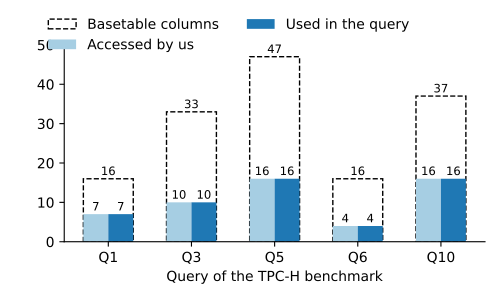

Python code for this plot:
#!/usr/bin/env python3

import os
import matplotlib
import matplotlib.pyplot as plt
import numpy as np

import statistics

# Use TrueType fonts instead of Type 3 fonts
# Type 3 fonts embed bitmaps and are not allowed in camera-ready submissions
# for many conferences. TrueType fonts look better and are accepted.
matplotlib.rcParams['pdf.fonttype'] = 42
matplotlib.rcParams['ps.fonttype'] = 42

matplotlib.rcParams['figure.figsize'] = 5, 3


def parse_data(f: str):
    with open(f, "r") as f:
        counts = []
        curr_count = 0
        for line in f:
            l = line.strip()
            if l.isnumeric():
                counts.append(curr_count)
                curr_count = 0
            else:
                curr_count += 1
        counts.append(curr_count)
        return counts[1:]


column_counts = {
    "customer": 8,
    "orders": 9,
    "partsupp": 5,
    "supplier": 7,
    "part": 9,
    "nation": 4,
    "region": 3,
    "lineitem": 16
}

counts = parse_data("../data/partial_loading.txt")

used_tables = [["lineitem"], ["customer", "orders", "lineitem"],
               [
                   "customer", "orders", "lineitem", "supplier", "nation",
                   "region"
               ], ["lineitem"], ["customer", "orders", "lineitem", "nation"]]

mentioned_columns = [7, 10, 16, 4, 16]

all_columns = [sum(map(lambda x: column_counts[x], l)) for l in used_tables]

# Color palette
light_gray = "#cacaca"
dark_gray = "#827b7b"
light_blue = "#a6cee3"
dark_blue = "#1f78b4"
light_green = "#b2df8a"
dark_green = "#33a02c"
light_red = "#fb9a99"
dark_red = "#e31a1c"

labels = ["Q1", "Q3", "Q5", "Q6", "Q10"]

width = 0.3
x = np.arange(len(labels))

fig, ax = plt.subplots()
rects3 = ax.bar(x,
                all_columns,
                2 * width,
                color='w',
                edgecolor='black',
                linestyle='dashed',
                label='Basetable columns')
rects = ax.bar(x - width / 2,
               counts,
               width,
               color=light_blue,
               label='Accessed by us')
rects2 = ax.bar(x + width / 2,
                mentioned_columns,
                width,
                color=dark_blue,
                label='Used in the query')

ax.set_ylim(0, 50)
ax.set_xticks(x)
ax.set_xticklabels(labels)
# Y-Axis Label
#
# Use a horizontal label for improved readability.
#ax.set_ylabel('Amount of input columns',
#              rotation='horizontal',
#              position=(1, 1.05),
#              horizontalalignment='left',
#              verticalalignment='bottom')

# Add some text for labels, title and custom x-axis tick labels, etc.

# Hide the right and top spines
#
# This reduces the number of lines in the plot. Lines typically catch
# a readers attention and distract the reader from the actual content.
# By removing unnecessary spines, we help the reader to focus on
# the figures in the graph.
ax.spines['right'].set_visible(False)
ax.spines['top'].set_visible(False)


def autolabel(rects):
    """Attach a text label above each bar in *rects*, displaying its height."""
    for rect in rects:
        height = rect.get_height()
        ax.annotate(
            '{}'.format(height),
            xy=(rect.get_x() + rect.get_width() / 2, height),
            xytext=(0, 1),  # 1 points vertical offset
            textcoords="offset points",
            fontsize="smaller",
            ha='center',
            va='bottom')


ax.set_xlabel('Query of the TPC-H benchmark')

autolabel(rects)
autolabel(rects2)
autolabel(rects3)

ax.legend(ncol=2,
          frameon=False,
          loc='lower right',
          bbox_to_anchor=(0, 0.9, 0.85, 0))

fig.tight_layout()

filename = os.path.basename(__file__).replace(".py", ".pdf")
fig.savefig(filename)
